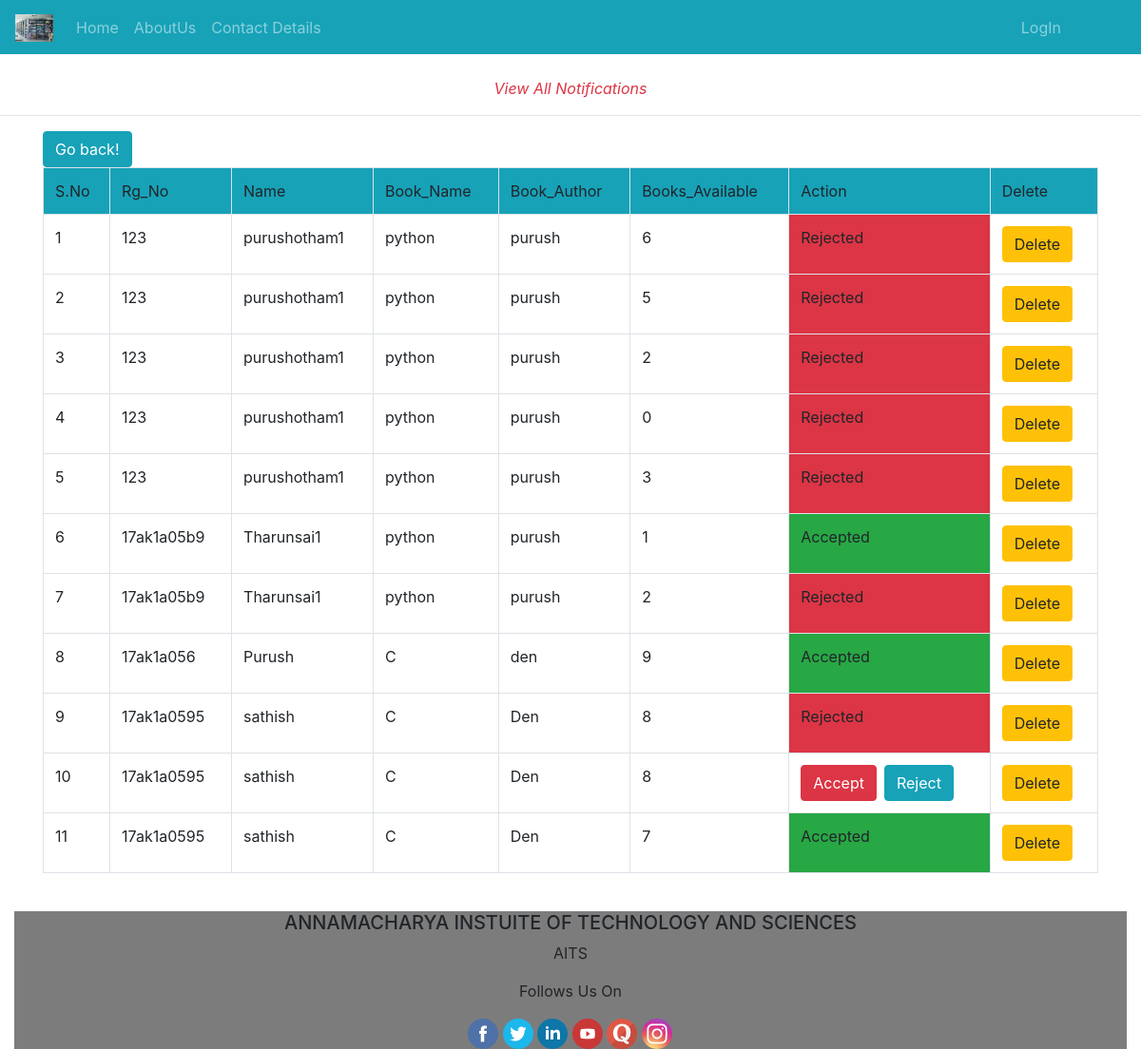
/notipending/, run on an earlier commit of the app's database.
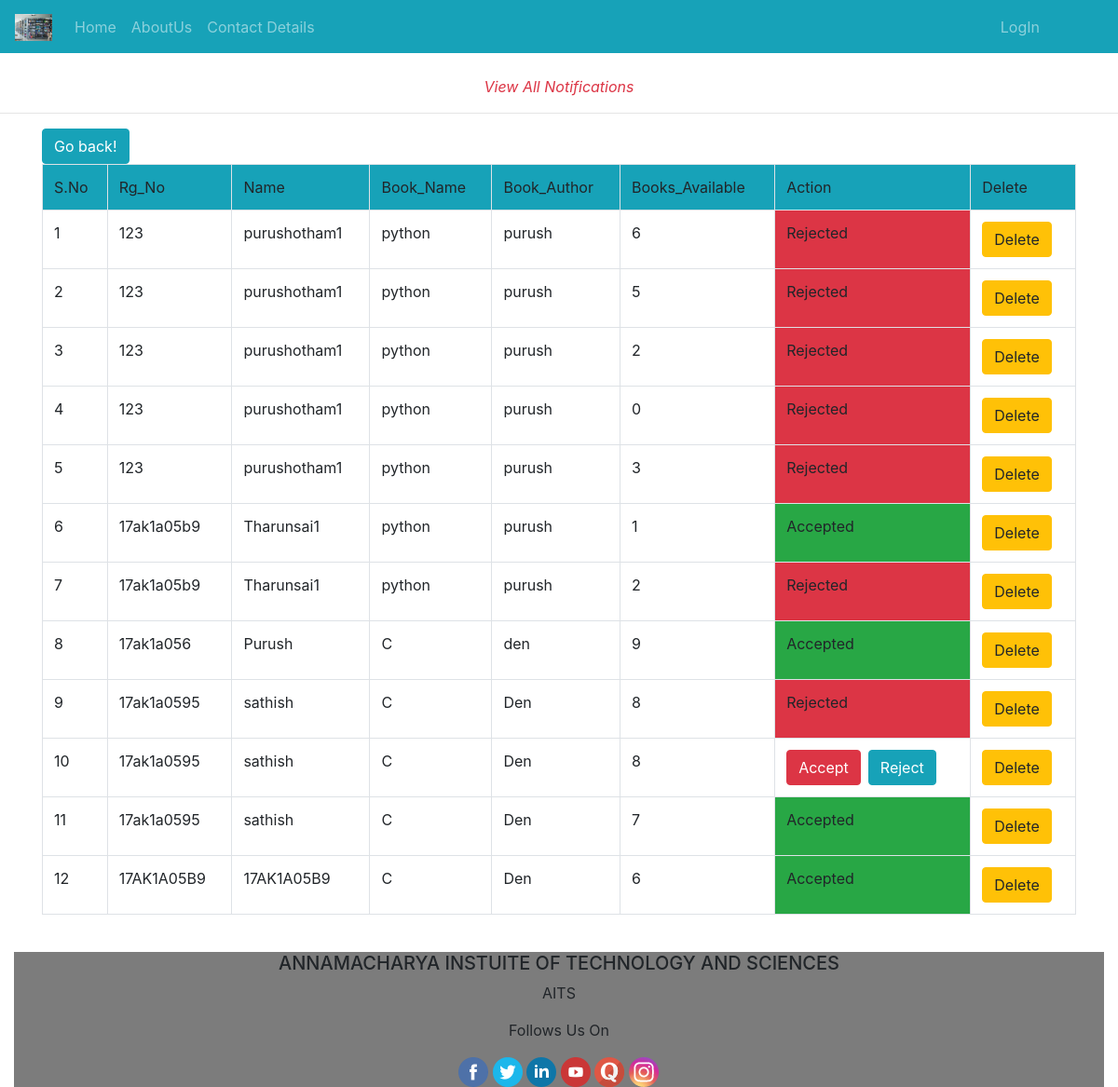
And on a later commit of the database.
### Library_App/models.py (models this page shows)
class st_admin_data(models.Model):
	Rg_No=models.CharField(max_length=120)
	Branch=models.CharField(max_length=120)
	Name=models.CharField(max_length=120)
	issue_status=models.IntegerField(default=0)
	Book_name=models.CharField(max_length=120)
	Book_author=models.CharField(max_length=120)
	Book_count=models.IntegerField(default=0)
	Issue_date=models.DateField(blank=True,null=True)
	Expire_date=models.DateField(blank=True,null=True)
	Return_Date=models.DateField(blank=True,null=True)
	Fine=models.IntegerField(default=0)
	uid=models.ForeignKey(User,on_delete=models.CASCADE)

### Library_App/views.py (the view)
# urls.py: path('notipending/',views.notipending,name="notipending"),
def notipending(req):
	pending2=st_admin_data.objects.all()
	data=Books_Avail.objects.filter()
	return render(req,'html/noti_pendingdata.html',{'p':pending2})

### Library_App/templates/html/noti_pendingdata.html (shortened to what this page needs)
{% extends 'html/base.html' %}
{% load static %}
{% block content %}
<div class="text-center text-danger">
	<br>
	<span><i>View All Notifications</i></span>
</div>
<hr>
<div class="container">
	<table class="table table-bordered table table-hover">
		<input type="button" value="Go back!" onclick="history.back()" class="btn btn-info">
		<tr class="bg bg-info">
			<td>S.No</td>
			<td>Rg_No</td>
			<td>Name</td>
			<td>Book_Name</td>
			<td>Book_Author</td>
			<td>Books_Available</td>
			<td>Action</td>
			<td>Delete</td>
		</tr>
		{% for i in p %}
		<tr>
			<td>{{forloop.counter}}</td>
			<td>{{i.Rg_No}}</td>
			<td>{{i.Name}}</td>
			<td>{{i.Book_name}}</td>
			<td>{{i.Book_author}}</td>
			<td>{{i.Book_count}}</td>
			{% if i.issue_status is 0 %}
			<td><a class="confirm-accept btn btn-danger" href="{% url 'acceptadmin' i.id %}">Accept</a><a class="ml-2 confirm-reject btn btn-info" href="{% url 'rejectadmin' i.id %}">Reject</a>
			</td>
			{% elif i.issue_status is 1 %}
			<td class="bg-success">Accepted</td>
			{% elif i.issue_status is 2 %}
			<td class="bg-danger">Rejected</td>
			{% else %}
			<td class="bg-danger">Rejected</td>
			{% endif %}
			<td><a class="confirm-delete btn btn-warning" href="{% url 'datadelete' i.id %}">Delete</a></td>
		</tr>
		{% endfor %}
	</table>
</div>
{% endblock %}

What changed in the data, as far as the page shows it:
added st_admin_data: Rg_No "17AK1A05B9", Name "17AK1A05B9", Book_name "C", Book_author "Den", Book_count "6", issue_status "Accepted"
